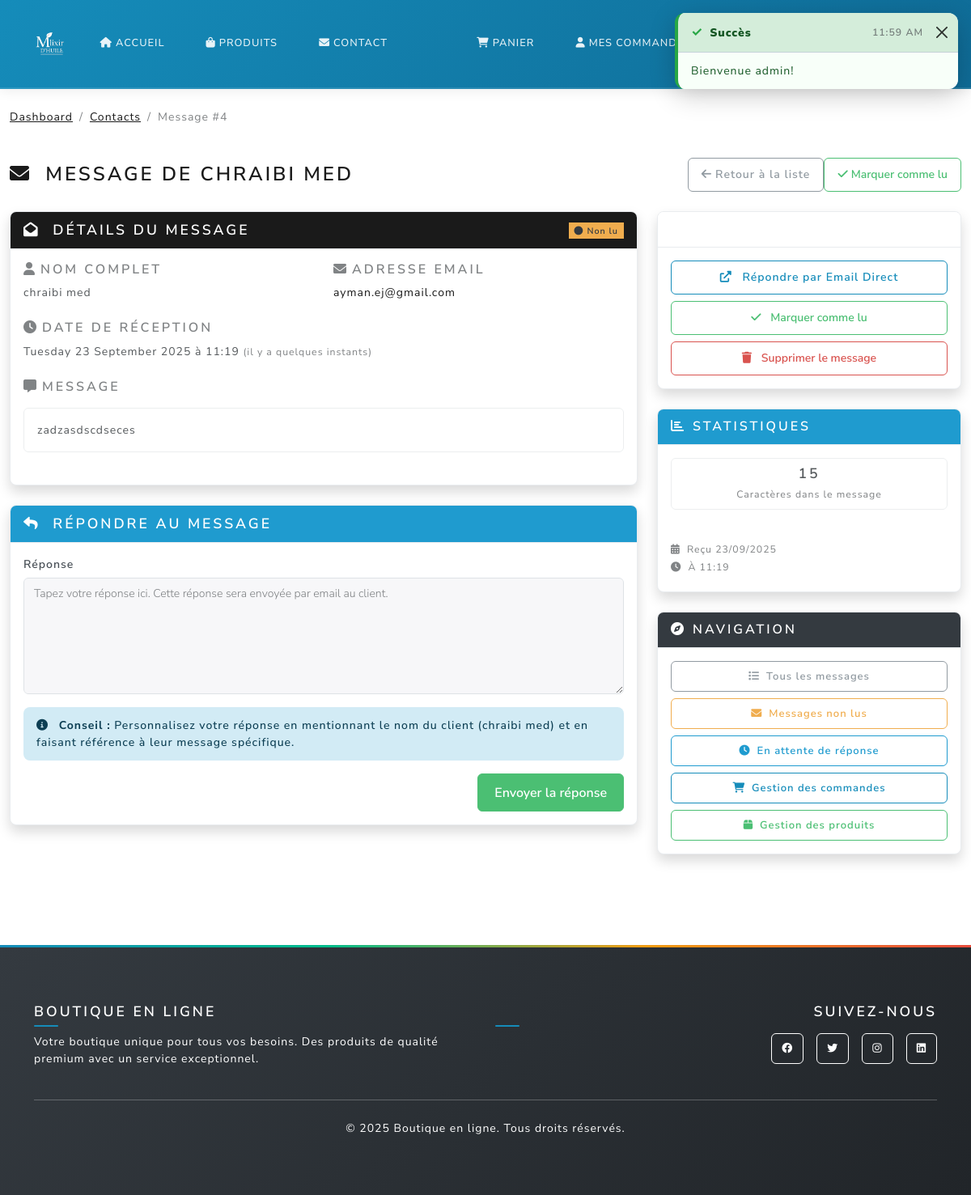
Before: /admin/contacts/4 (signed in) with the older database file.
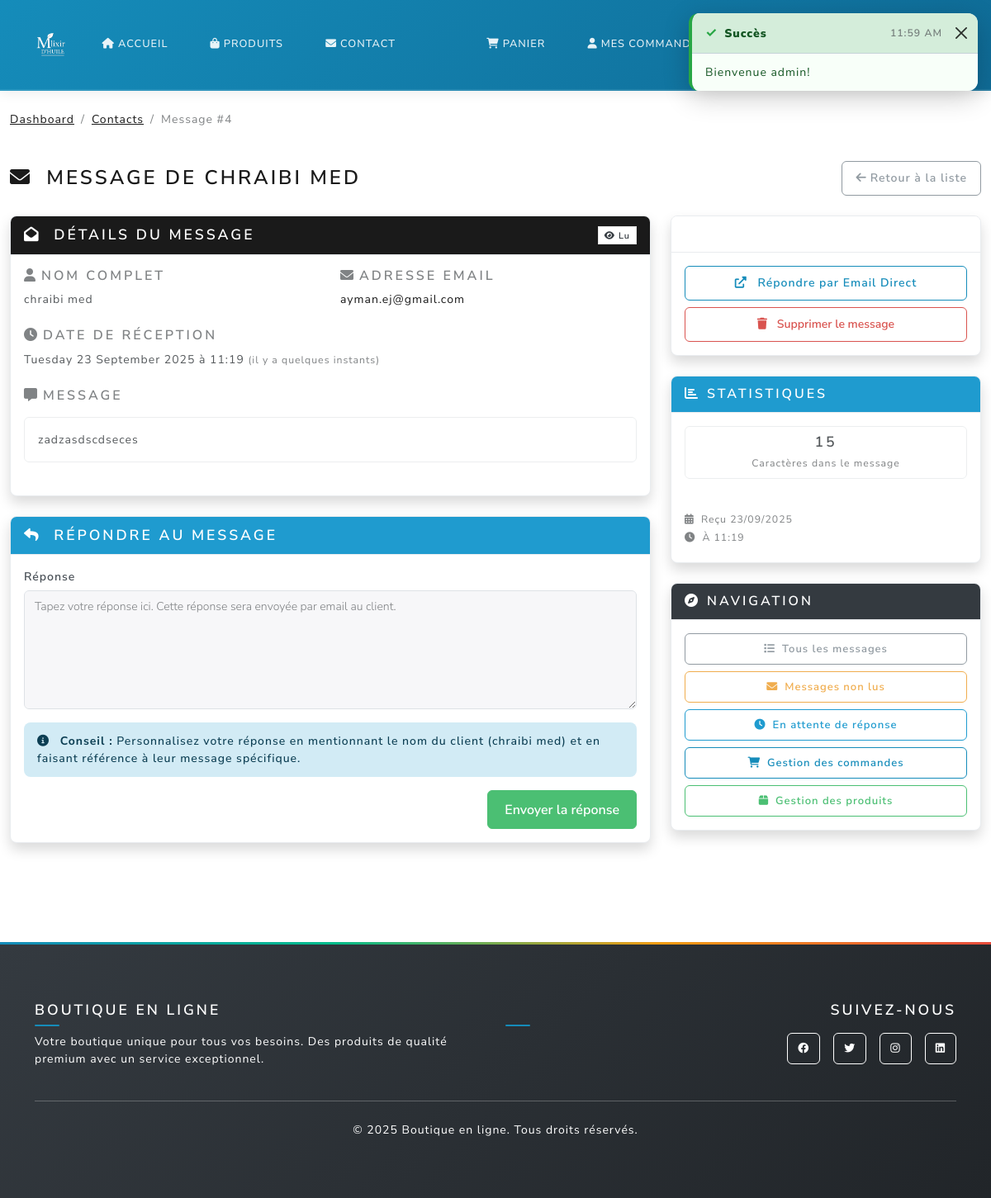
After: the same page with the newer database file.
### main.py (the view)
@app.route('/admin/contacts/<int:contact_id>')
@login_required
def admin_contact_detail(contact_id):
    if not current_user.is_admin:
        return redirect_with_toast('home', 'Accès refusé', 'error')
    contact = Contact.query.get_or_404(contact_id)
    if not contact.is_read:
        contact.is_read = True
        db.session.commit()
    response_form = ContactResponseForm()
    return render_template('admin_contact_detail.html',
                         contact=contact,
                         response_form=response_form)

### main.py
class ContactResponseForm(FlaskForm):
    admin_response = TextAreaField('Réponse', validators=[DataRequired()])
    submit = SubmitField('Envoyer la réponse')

### main.py (called while the page is built, shortened)
@login_manager.user_loader
def load_user(user_id):
    return User.query.get(int(user_id))

@app.context_processor
def inject_toast_messages():
    toast_message = session.pop('toast_message', None)
    toast_type = session.pop('toast_type', None)
    return {
        'toast_message': toast_message,
        'toast_type': toast_type or 'info'
    }

def get_shipping_settings():
    settings = ShippingSettings.query.first()
    return settings

### templates/admin_contact_detail.html (shortened to what the changed rows need)
{% extends "base.html" %}
{% block content %}
<div class="container-fluid py-4">
    <div class="row mb-4">
        <div class="col-12">
            <div class="d-flex justify-content-between align-items-center">
                <h1 class="h3 mb-0">
                    <i class="fas fa-envelope me-2"></i>
                    Message de {{ contact.name }}
                </h1>
                <div class="btn-group" role="group">
                    {% if not contact.is_read %}
                    <form method="POST" action="{{ url_for('mark_contact_read', contact_id=contact.id) }}" class="d-inline">
                        <button type="submit" class="btn btn-outline-success">
                            <i class="fas fa-check me-1"></i>Marquer comme lu
                        </button>
                    </form>
                    {% endif %}
                </div>
            </div>
        </div>
    </div>
    <div class="row">
        <div class="col-lg-8 mb-4">
            <div class="card shadow">
                <div class="card-header bg-primary text-white d-flex justify-content-between align-items-center">
                    <div>
                        {% if not contact.is_read %}
                            <span class="badge bg-warning text-dark">
                                <i class="fas fa-circle me-1"></i>Non lu
                            </span>
                        {% elif contact.admin_response %}
                            <span class="badge bg-success">
                                <i class="fas fa-check-circle me-1"></i>Répondu
                            </span>
                        {% else %}
                            <span class="badge bg-light text-dark">
                                <i class="fas fa-eye me-1"></i>Lu
                            </span>
                        {% endif %}
                    </div>
                </div>
            </div>
        </div>
        <div class="col-lg-4">
            <div class="card shadow mb-4">
                <div class="card-body">
                    <div class="d-grid gap-2">
                        {% if not contact.is_read %}
                        <form method="POST" action="{{ url_for('mark_contact_read', contact_id=contact.id) }}">
                            <button type="submit" class="btn btn-outline-success w-100">
                                <i class="fas fa-check me-2"></i>
                                Marquer comme lu
                            </button>
                        </form>
                        {% endif %}
                    </div>
                </div>
            </div>
        </div>
    </div>
</div>
{% endblock %}

Changed rows visible on the page:
changed Contact "CHRAIBI MED": is_read False → True (drawn)
Other visible differences:
text no longer shown: "Marquer comme lu Non lu Marquer comme lu"
text now shown: "Lu"
